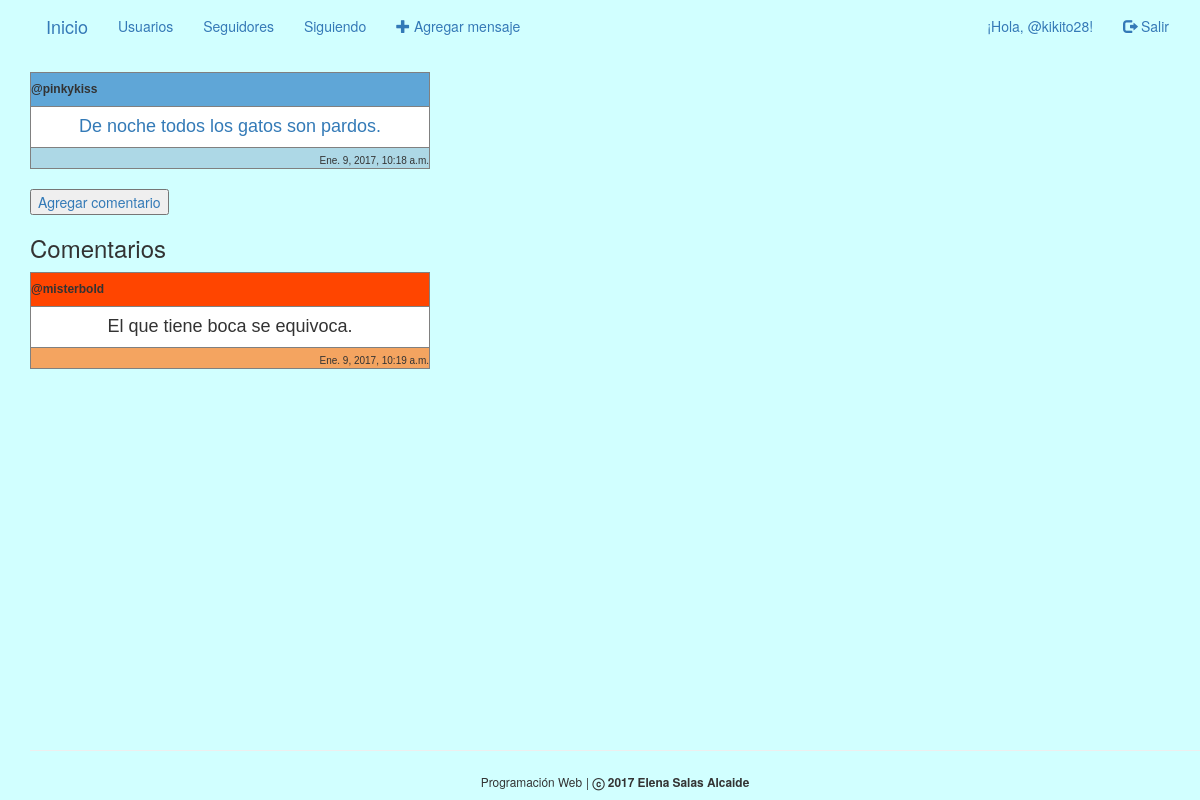
The app's page /usuario/message/3/ (signed in) with its own data.
### gestion/models.py (models this page shows, shortened)
class Message(models.Model):
    author = models.ForeignKey(User)
    text = models.CharField(max_length=140, default='')
    created_date = models.DateTimeField(default=timezone.now)
    published_date = models.DateTimeField(blank=True, null=True)

class Coment(models.Model):
	date = models.DateTimeField(default=timezone.now)
	author = models.ForeignKey(User)
	text = models.CharField(max_length=140, default='')
	id_message = models.ForeignKey(Message)

### gestion/views.py (the view)
# urls.py: url(r'^usuario/message/(?P<pk>[0-9]+)/$', views.message_detail, name='detalle_mensaje'),
@login_required(login_url='login')
def message_detail(request, pk):
    mensaje = get_object_or_404(Message, pk=pk)
    comentarios = Coment.objects.filter(id_message=pk)
    return render(request, 'gestion/message_detail.html', {'mensaje':mensaje, 'comentarios':comentarios})

### gestion/templates/gestion/message_detail.html (shortened to what this page needs)
{% extends "gestion/base.html" %}
{% load staticfiles %}
{% block content %}
<table width="400" cellspacing="1" cellpadding="3" border="1" bgcolor="#165480">
  <tr>
     <td bgcolor="#5FA6D7" align="left">
  <font size=1 face="verdana, arial, helvetica">
  <h6><b>@{{ mensaje.author }}</b></h6>
  </font>
     </td>
  </tr>
  <tr>
      <td bgcolor="#ffffff" align="center">
     <font face="verdana, arial, helvetica" size=1>
       <h4><a href="{% url 'detalle_mensaje' pk=mensaje.pk %}">{{ mensaje.text }}</a></h4>
     </font>
     </td>
  </tr>
  <tr>
      <td bgcolor="#ADD8E6" align="right">
     <font face="verdana, arial, helvetica" size=1>
       {{ mensaje.published_date }}
     </font>
     </td>
  </tr>
</table>
<a href="{% url 'nuevo_comentario' pk=mensaje.pk %}"><button type="button">Agregar comentario</button></a>
{% if comentarios.count != 0 %}
<h3>Comentarios</h3>
  {% for c in comentarios %}
  <table width="400" cellspacing="1" cellpadding="3" border="1" bgcolor="#165480">
    <tr>
       <td bgcolor="#FF4500" align="left">
    <font size=1 face="verdana, arial, helvetica">
    <h6><b>@{{ c.author }}</b></h6>
    </font>
       </td>
    </tr>
    <tr>
        <td bgcolor="#ffffff" align="center">
       <font face="verdana, arial, helvetica" size=1>
         <h4>{{ c.text }}</a></h4>
       </font>
       </td>
    </tr>
    <tr>
        <td bgcolor="#F4A460" align="right">
       <font face="verdana, arial, helvetica" size=1>
         {{ c.date }}
       </font>
       </td>
    </tr>
  </table>
  {% endfor %}
{% endif %}
{% endblock %}

### gestion/templates/gestion/base.html (shortened to what this page needs)
<!DOCTYPE html>
{% load staticfiles %}
<html lang="es">
    <head>
        <link rel="stylesheet" href="//maxcdn.bootstrapcdn.com/bootstrap/3.3.7/css/bootstrap.min.css">
        <link rel="stylesheet" href="//maxcdn.bootstrapcdn.com/bootstrap/3.3.7/css/bootstrap-theme.min.css">
        <link rel="stylesheet" href="{% static 'css/gestion.css' %}">
    </head>
    <body>
      <div class="wrapper">
      <nav class="navbar navbar navbar-fixed">
        <div class="allnav">
          <div class="navbar-header">
            <a class="navbar-brand" href="{% url 'index' %}">Inicio</a>
          </div>
          <div id="navbar" class="collapse navbar-collapse">
            <ul class="nav navbar-nav">
              {% if user.is_authenticated %}
              <li><a href="{% url 'lista_usuarios' %}">Usuarios</a></li>
              <li><a href="{% url 'ver_seguidores' %}">Seguidores</a></li>
              <li><a href="{% url 'ver_seguidos' %}">Siguiendo</a></li>
              <li><a href="{% url 'nuevo_mensaje' %}"><span class="glyphicon glyphicon-plus"></span> Agregar mensaje</a></li>
              {% endif %}
            </ul>
            <ul class="nav navbar-nav navbar-right">
                {% if user.is_authenticated %}
                  <li><a>¡Hola, @{{ user.username }}!</a></li>
                  <li><a href="{% url 'logout' %}"><span class="glyphicon glyphicon-log-out"></span> Salir</a></li>
                {% else %}
                  <li><a href="{% url 'nuevo_usuario' %}"><span class="glyphicon glyphicon-user"></span> Registrarse</a></li>
                  <li><a href="{% url 'login' %}"><span class="glyphicon glyphicon-log-in"></span> Iniciar Sesion</a></li>
                {% endif %}
            </ul>
          </div>
      </div>
      </nav>
      {% block content %}
      {% endblock content %}
      <div class="push"></div>
      </div>
      <footer class="site-footer">
          <hr>
          <p style="text-align: center;">
              <small>Programación Web</small>
              <small> | </small>
              <small><strong>ⓒ 2017 Elena Salas Alcaide</strong></small>
          </p>
      </footer>
    </body>
</html>

### gestion/static/css/gestion.css (style rules this page uses)
html, body { height: 100%; margin: 0; padding-left: 15px; background-color: #D1FFFF; }
.wrapper { min-height: 100%; margin-bottom: -70px; }
.footer, .push { height: 70px; }

### records on screen
Message: author "pinkykiss", text "De noche todos los gatos son pardos.", published_date "Ene. 9, 2017, 10:18 a.m."
Coment: author "misterbold", text "El que tiene boca se equivoca.", date "Ene. 9, 2017, 10:19 a.m."

### other values on screen
{{ user.username }} "kikito28"
